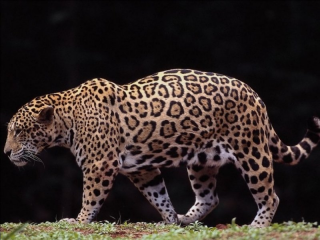
%> input picture Lab3/Jaguar.bmp, 320 x 240 px
$ octave Lab3.m   (GNU Octave 9; MATLAB toolbox functions it lacks are replaced by stand-ins)
%> lines starting %> are read from the running program, lines starting %| are printed output that depends on the picture
### Lab3/Contrast.m
function [New] = Contrast(Old, NewMin, NewMax)
[H, W, L] = size(Old);

%Pre-allocate empty matrix for the result
New = uint8(zeros(H,W,L));

for i=1:L
    %seperate each color channel (R, G, B) in TmpBuf and process it
    TmpBuf = double(Old(:,:,i));

    %Find old min & old max
    OldMin = min(min(TmpBuf));
    OldMax = max(max(TmpBuf));

    %Apply contrast equation
    New(:,:,i) = uint8((TmpBuf - OldMin) ./ (OldMax - OldMin) .* (NewMax - NewMin) + NewMin);
end

### Lab3/Lab3.m
% Display the histograms of the RGB channels separately from image “Jaguar.bmp”.
img = imread('Jaguar.bmp');
%> img is the input picture: size 240x320x3 uint8; mean R, G, B 54.2, 43.7, 40
subplot(2,2,1),imshow(img), title('Original Image');
subplot(2, 2,2),imhist(img(:,:,1)), title('Red Histogram');
subplot(2,2,3),imhist(img(:,:,2)), title('Green Histogram');
subplot(2,2,4),imhist(img(:,:,3)), title('Blue Histogram');
%> after `title('Blue Histogram')`:
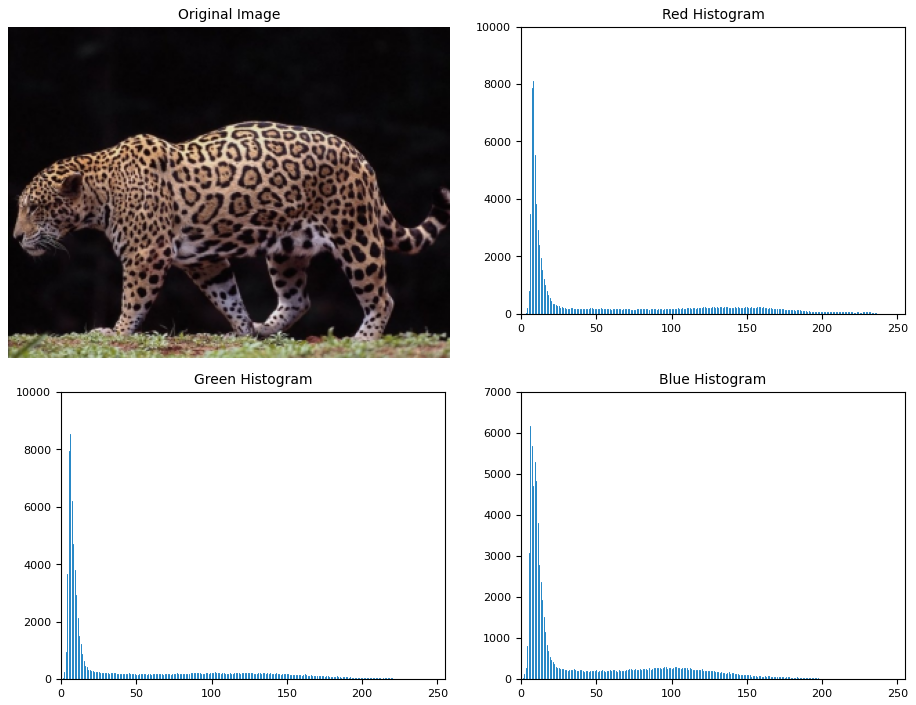
%> figure redrawn from the program's plot data, 4 panels

% Implement Contrast method that apply contrast stretching technique
img = imread('ContrastDark.bmp');
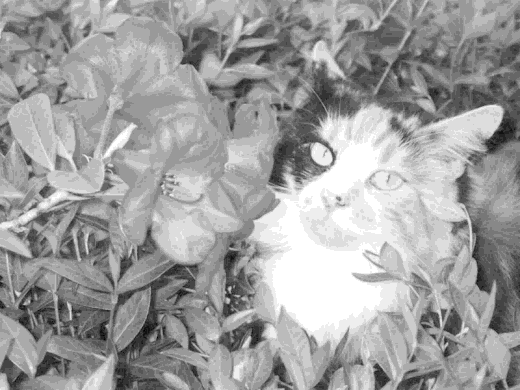
%> input picture Lab3/ContrastDark.bmp, 520 x 390 px
%> img is the input picture: size 390x520x3 uint8; min 1, max 16, mean 10.39
figure;
subplot(2,2,1),imshow(img), title('Original Image');
subplot(2,2,2),imhist(img), title('Original Image Histogram');
img = Contrast(img, 0, 255);
subplot(2,2,3),imshow(img), title('Contrasted Image');
subplot(2,2,4),imhist(img), title('Contrasted Image Histogram');

% Apply histogram equalization on image “Unequalized_1.jpg” or “Unequalized_2.png” and
img1 = imread('Unequalized_1.jpg');
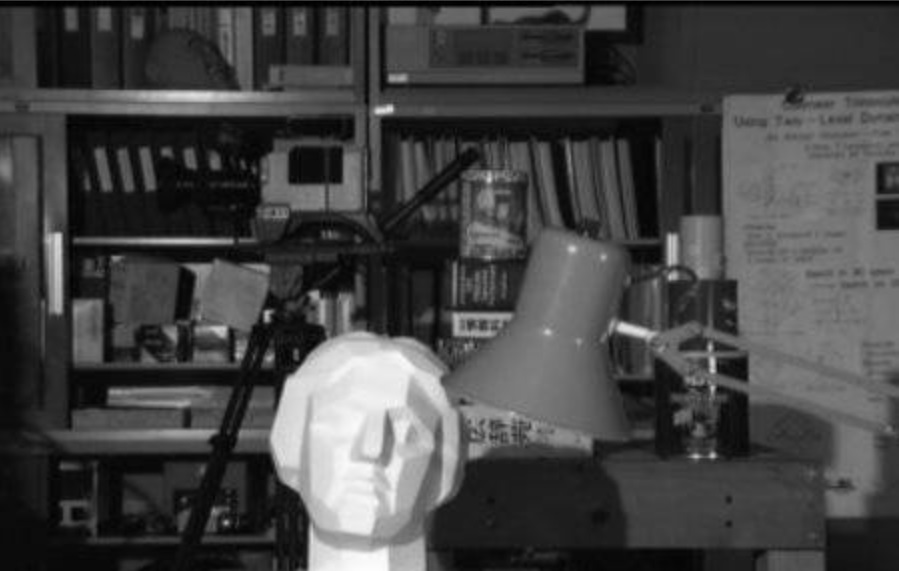
%> input picture Lab3/Unequalized_1.jpg, 899 x 571 px
%> img1 is the input picture: size 571x899x3 uint8; min 0, max 253, mean 68.2
img2 = imread('Unequalized_2.PNG');
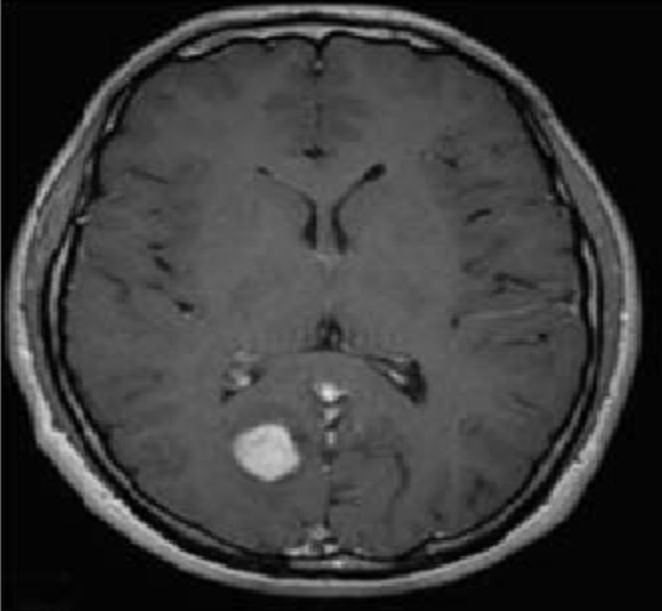
%> input picture Lab3/Unequalized_2.PNG, 662 x 611 px
%> img2 is the input picture: size 611x662x3 uint8; min 0, max 225, mean 59.4
figure;
subplot(2,2,1),imshow(img1), title('Original Image 1');
subplot(2,2,2),imhist(img1), title('Original Image 1 Histogram');
subplot(2,2,3),imshow(img2), title('Original Image 2');
subplot(2,2,4),imhist(img2), title('Original Image 2 Histogram');
img1 = histeq(img1);
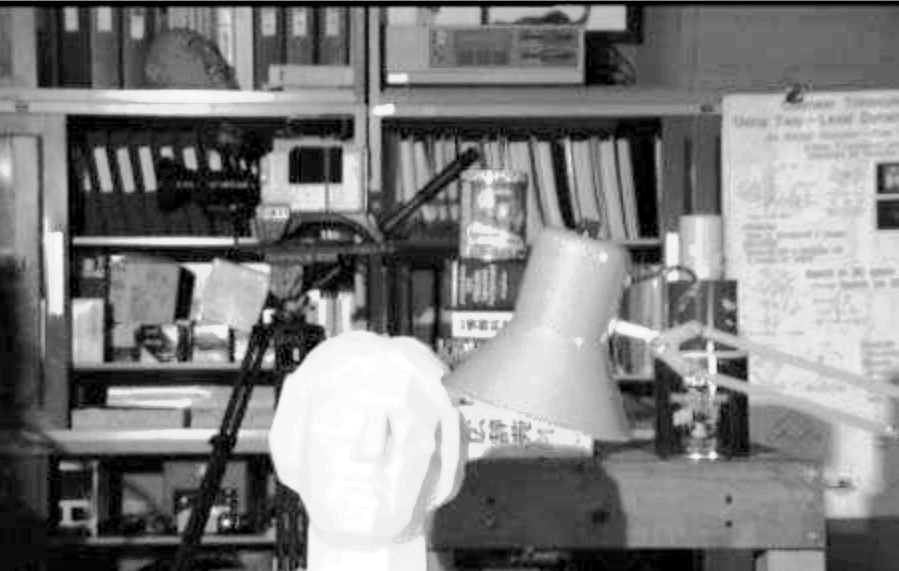
%> img1: size 571x899x3 uint8; min 0, max 255, mean 126.6
img2 = histeq(img2);
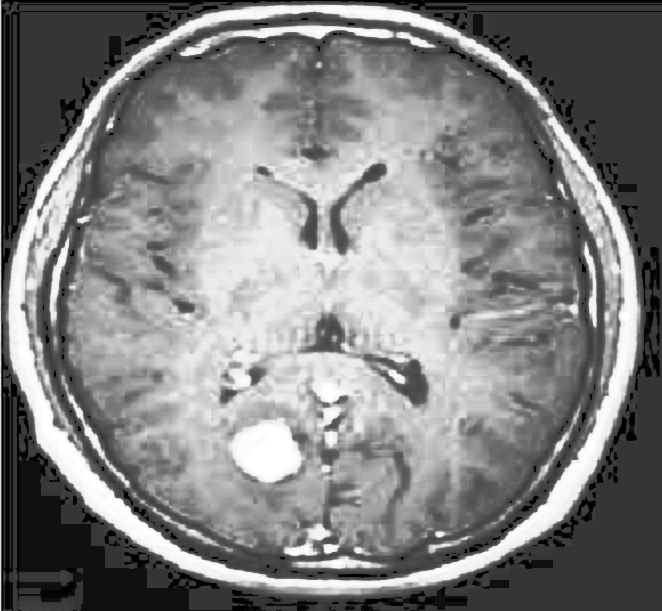
%> img2: size 611x662x3 uint8; min 0, max 255, mean 129.6
figure;
subplot(2,2,1),imshow(img1), title('Equalized Image 1');
subplot(2,2,2),imhist(img1), title('Equalized Image 1 Histogram');
subplot(2,2,3),imshow(img2), title('Equalized Image 2');
subplot(2,2,4),imhist(img2), title('Equalized Image 2 Histogram');
%> after `title('Equalized Image 2 Histogram')`:
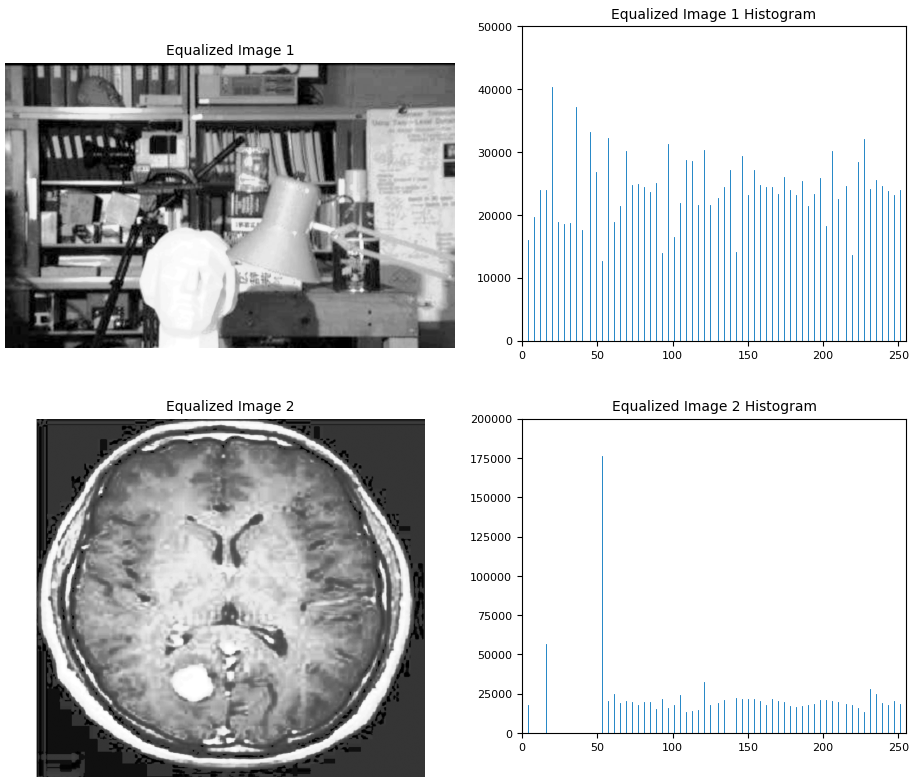
%> figure redrawn from the program's plot data, 4 panels

% Apply histogram matching on image “concordaerial.png” with reference image “concordorthophoto.png”
%> (the run ends here)
